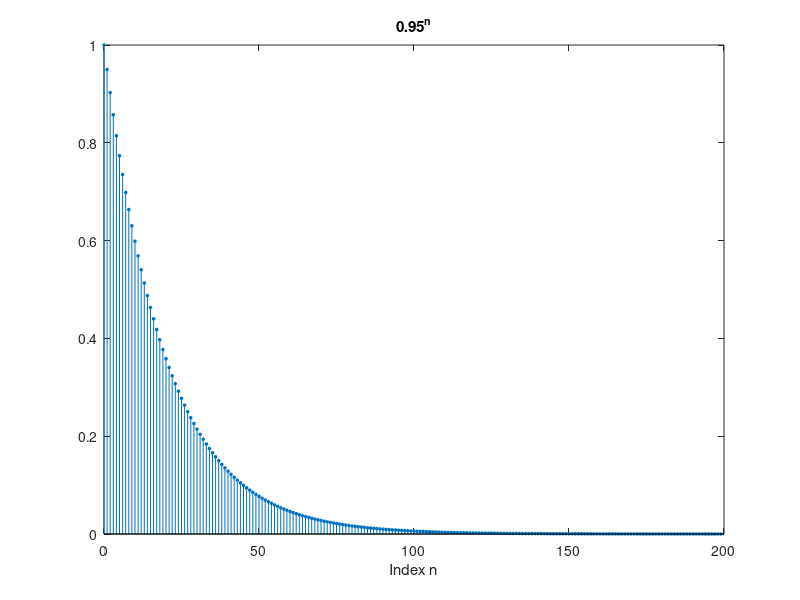
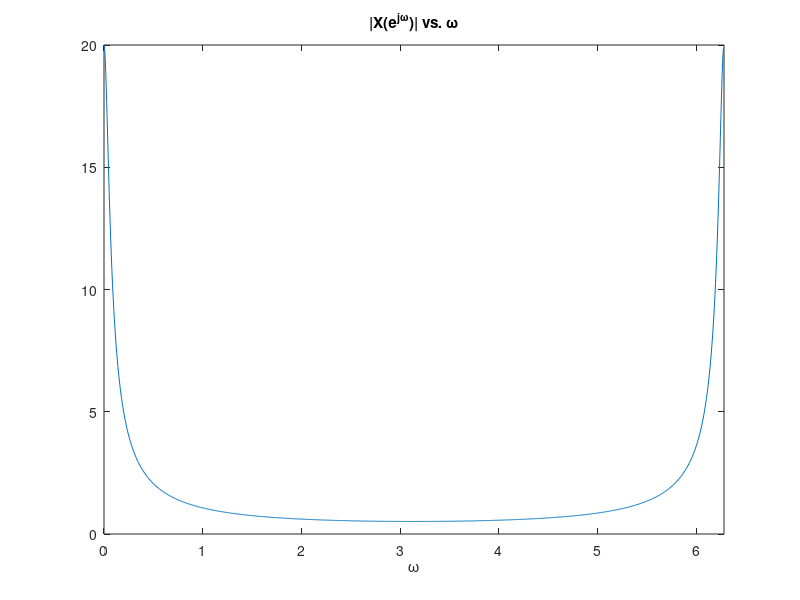
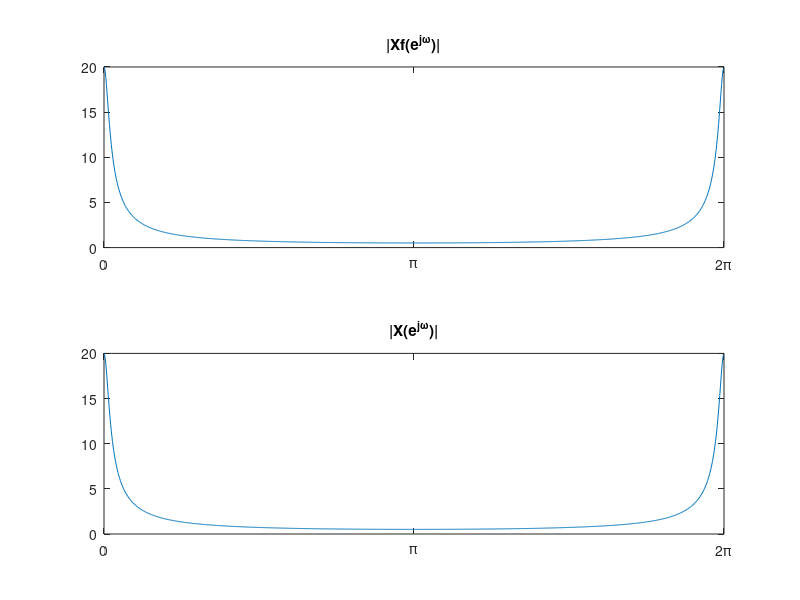
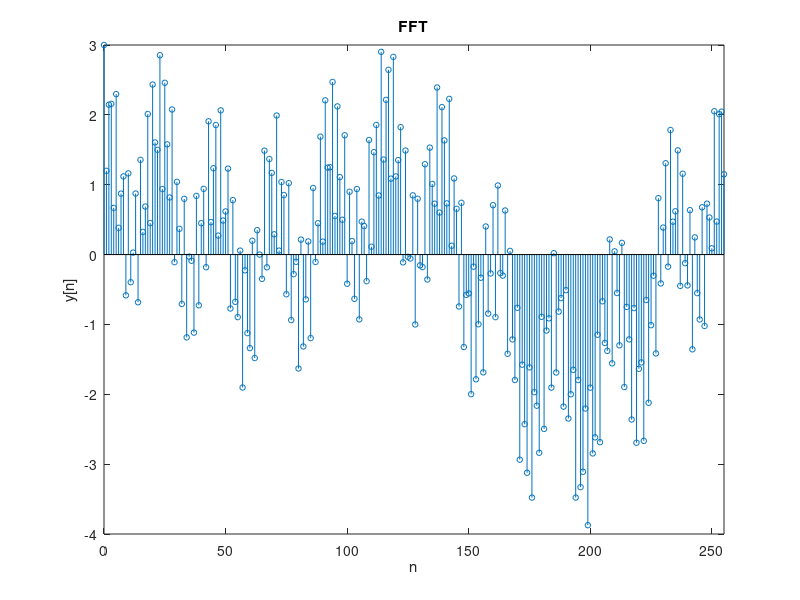

Reproduce these figures in MATLAB, in order.
% Part 2
alpha = 0.95;                               % Given in lab
n = [0:1:199];                              % Given in lab
x = alpha.^n;                               % .^ operation due to vector
figure(1)
stem(0:199,x,'filled', 'MarkerSize',2);     % Lines 6-9 given in lab
xlabel('Index n')
title(sprintf('%0.2f^n',alpha))             % set title
xlim([0 200])                               % set horizontal axis limits

% Part 3
figure(2)
N = 1024;                                   % Given in lab
omega = [0:(2*pi/N):(2*pi*1023/N)];         % omega expressed as vector, given in lab
magnitude = 1./sqrt((1-alpha*cos(omega)).^2 + (alpha*sin(omega)).^2);
                                            % magnitude derived from paper
                                            % and pencil analysis part 1
plot(omega, magnitude);
xlabel('\omega')                            % label x-axis with fancy w
title('|X(e^{j\omega})| vs. \omega')        % set title
xlim([0 2*pi])                              % set horizontal axis limits

% Part 4
Xf = fft(x, N);                             % fft with 1024 padding
figure(3)
subplot(2,1,1);
plot((0:1023)*2*pi/1024, abs(Xf))           % 2 subplots, stacked vert
xticks([-3*pi -2*pi -pi 0 pi 2*pi 3*pi])    % set ticks to be pi-ish
xticklabels({'-3\pi','-2\pi','-\pi','0','\pi','2\pi','3\pi'}) 

mag_dtft = 1./(sqrt((1-0.95*cos(omega)).^(2) + (0.95*sin(omega)).^(2)));
                                            % pi-ish labels
title('|Xf(e^{j\omega})|')                  % set title
ylim([0 20])                                % set vertical axis limits
xlim([0 (2*pi)])                            % set horizontal axis limits
subplot(2,1,2);
plot((0:1023)*2*pi/1024, mag_dtft)     
xticks([-3*pi -2*pi -pi 0 pi 2*pi 3*pi])    % set ticks to be pi-ish
xticklabels({'-3\pi','-2\pi','-\pi','0','\pi','2\pi','3\pi'})                                            % pi-ish labels
title('|X(e^{j\omega})|')                   % set title
ylim([0 20])                                % set vertical axis limits
xlim([0 (2*pi)])                            % set horizontal axis limits

% Part 6
new_n = [0:1:255];                          % Given in lab
new_N = 256;                                % Given in lab
y1 = sin(2*pi*new_n/new_N);                 % Given in lab
y2 = cos(4*pi*new_n/new_N);                 % Given in lab
y3 = cos(22*pi*new_n/new_N);                % Given in lab
y4 = cos(202*pi*new_n/new_N);               % Given in lab
y_n = y1 + y2 + y3 + y4;                    % Given in lab
figure(4)
x0=10;                                      % lines 56-60 resizing figure
y0=10;
width=900;
height=600;
set(gcf,'position',[x0,y0,width,height])
stem(new_n, y_n, 'MarkerSize', 4);          % decrease marker size
title('FFT');                               % set title
ylim([-4 3])                                % set vertical axis limits
ylabel('y[n]')                              % label vertical axis
xlim([0 255])                               % set horizontal axis limits
xlabel('n')                                 % label horizontal axis

% Part 7
abs_fft = abs(fft(y_n, new_N));             % absolute value of fft given in lab
figure(5)
x0=10;                                      % lines 71-75 resizing graph
y0=10;
width=900;
height=600;
set(gcf,'position',[x0,y0,width,height])
stem(new_n, abs_fft, 'MarkerSize', 4)       % decrease marker size
title('abs( fft ( y[n] )) 256 samples');                % set title
xlim([0 255])                               % set horizontal axis limits
ylim([0 140])                               % set vertical axis limits
xlabel('n')                                 % label horizontal axis
ylabel('absolute value')                    % label vertical axis

figure(6)       
x0=10;                                      % lines 86-90 resizing figure
y0=10;          
width=900;
height=600;
set(gcf,'position',[x0,y0,width,height])
stem(new_n, abs_fft, 'MarkerSize', 4)     % decrease marker size
title('abs( fft ( y[n] )) first 128 samples');                % set title
xlim([0 128])                               % set horizontal axis limits
ylim([0 140])                                % set vertical axis limits
xlabel('n')                                 % label horizontal axis
ylabel('absolute value')                    % label vertical axis

figure(7)
subplot(2,1,1)
stem(new_n, real(fft(y_n, new_N)));
title('Real');     
xlabel('n')                                 % label horizontal axis
ylabel('real value')
xlim([0 128])                               % set horizontal axis limits
ylim([-20 140])                             % set vertical axis limits

subplot(2,1,2)         
stem(new_n, imag(fft(y_n, new_N)));
title('Imaginary');
xlabel('n')                                 % label horizontal axis
ylabel('imaginary value')
xlim([0 128])                               % set horizontal axis limits
ylim([-140 20])                             % set vertical axis limits

% Part 8
figure(9)
N = 256;
t = new_n/new_N;
y5 = cos(23*pi*t);                          % exactly 11.5 cycles
Fy = fft(y5);                               % take the FFT
subplot(2,1,1)                              % stack 2 vertical, 1st
stem(0:(N/2-1),abs(Fy(1:N/2)),'filled','MarkerSize',2) % plot N-point FFT
xlim([0 128])                               % set plot width
Fy_16 = fft(y5,N*16);                       % FFT with 4096 samples
subplot(2,1,2)                              % stack 2 vertical, 2nd
plot(0:(16*N/2-1),abs(Fy_16(1:16*N/2)))     % line plot for detail
xlim([0 N*16/2])                            % set plot width

figure(10)                             
plot(0:(16*N/2-1),abs(Fy_16(1:16*N/2)))     % line plot for detail
xlim([0 N*16/2])                            % set plot width
hold on

stem(0:16:(16*N/2-1),abs(Fy(1:N/2)), 'MarkerSize', 2)% line plot for detail
xlim([0 N*16/2])                            % set plot width
hold off